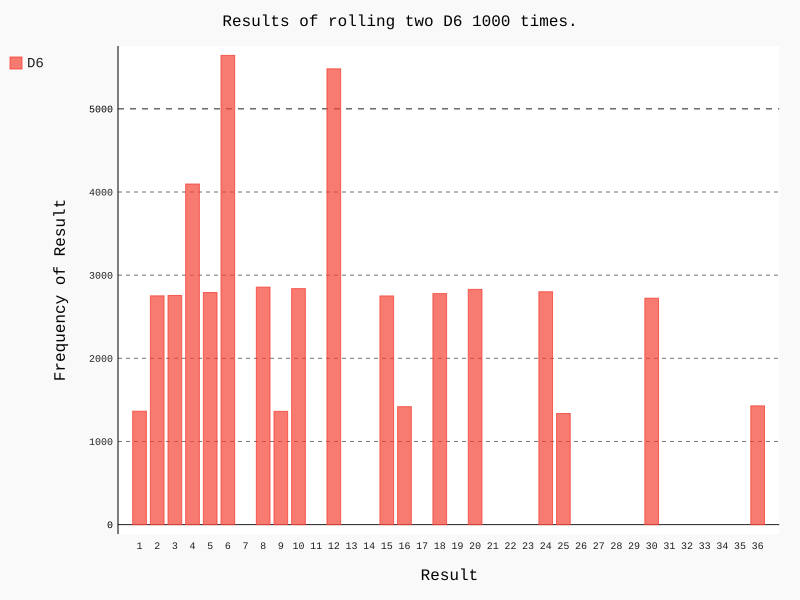

This chart was generated by the following Python code:
import pygal
from die import Die 

# Создание двух кубиков D8.
die_1 = Die()
die_2 = Die()

# Моделирование серии бросков с сохранением результатов в списке.
results = [die_1.roll() * die_2.roll() for i in range(50000)]

# Анализ результатов.
frequencies = [results.count(i) for i in range(1, die_1.num_sides * die_2.num_sides + 1)]

# Визуализация результатов.
hist = pygal.Bar()

hist.title = "Results of rolling two D6 1000 times."
hist.x_labels = [str(i) for i in range(1, 37)]
hist.x_title = "Result"
hist.y_title = "Frequency of Result"

hist.add('D6', frequencies)
hist.render_to_file('dice_visual.svg')
